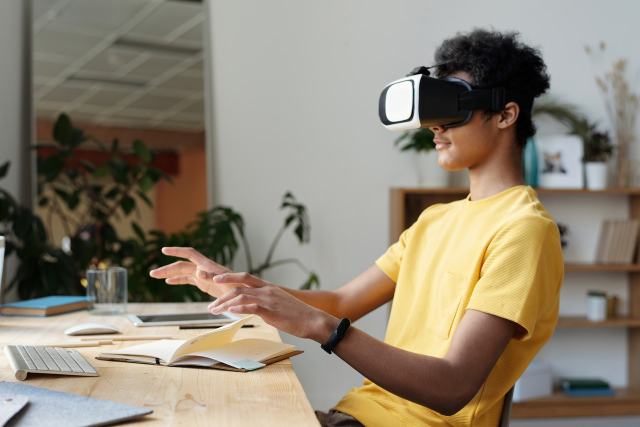
#> input picture Blog Front End/Completed/assets/images/featured/featured-1.jpg, 1280 x 854 px, given in place of mine.jpg, which was not available (shown at 1/2 size)
$ python image_resizer_fcc19.py
#> lines starting #> are read from the running program, lines starting #| are printed output that depends on the picture
# steps
# install pillow
# import pillow
# open up the image we want to resize
# print the current size of the image
# specify the desired size of the image
# save the new resized image

from PIL import Image

image = Image.open('mine.jpg')
#> image is the input picture: PIL image 1280x854 RGB; mean R, G, B 142.3, 132.5, 116.1

print(f"Current size of the image is {image.size}")
#| Current size of the image is (1280, 854)

size1 = int(input("Enter the desired width of the image: "))
#> the answer given: 100
size2 = int(input("Enter the desired height of the image: "))
#> the answer given: 100
resized_image = image.resize((size1, size2))
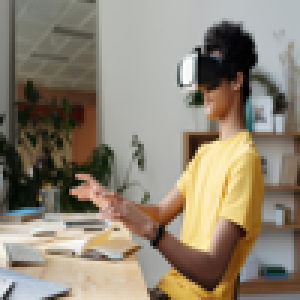
#> resized_image: PIL image 100x100 RGB (shown 3 times larger); mean R, G, B 142.3, 132.5, 116.1

resized_image.save('resized_image1.jpg')
print("Resized image successfully saved.")

$ run again, on Blog Front End/Completed/assets/images/featured/featured-2.jpg
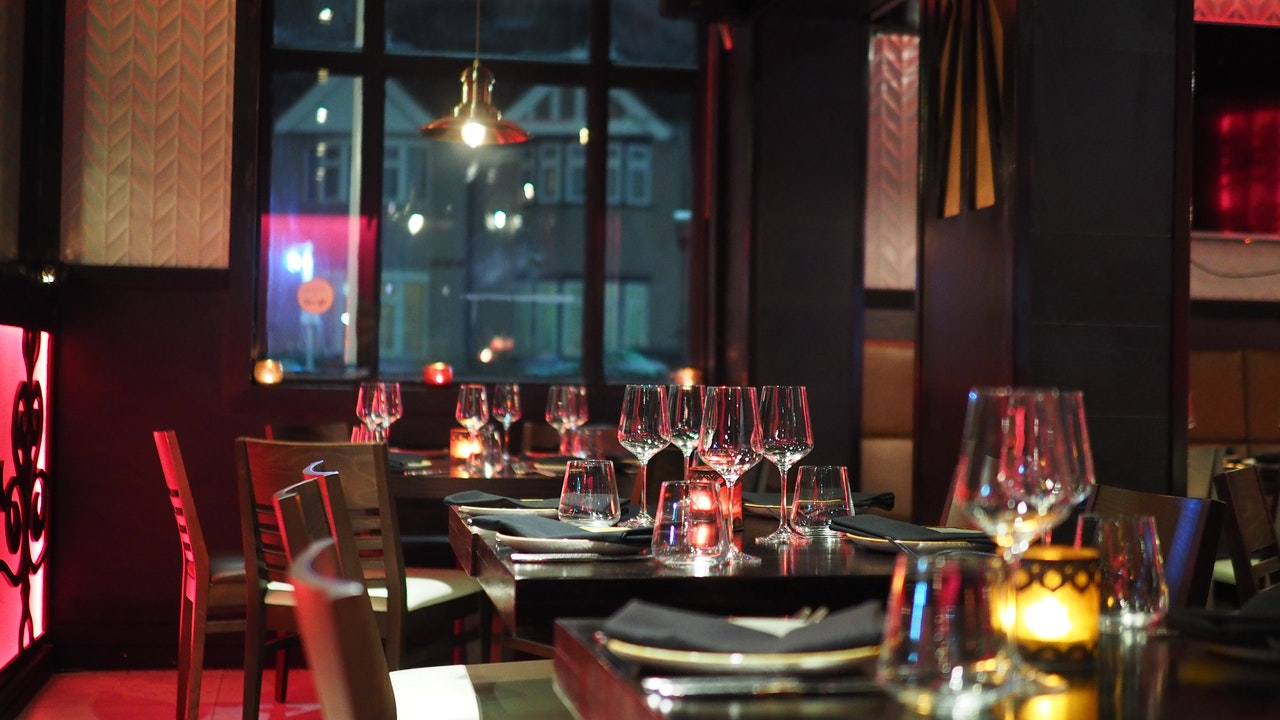
#> input picture Blog Front End/Completed/assets/images/featured/featured-2.jpg, 1280 x 720 px, given in place of mine.jpg, which was not available
#> image is the input picture: PIL image 1280x720 RGB; mean R, G, B 71.3, 51.1, 47.1
#| Current size of the image is (1280, 720)
#> `resized_image = image.resize((size1, size2))`:
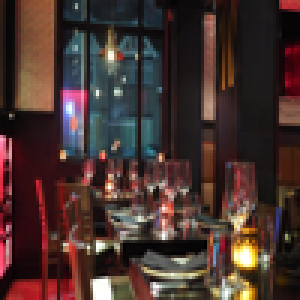
#> resized_image: PIL image 100x100 RGB (shown 3 times larger); mean R, G, B 71.3, 51.1, 47.1
